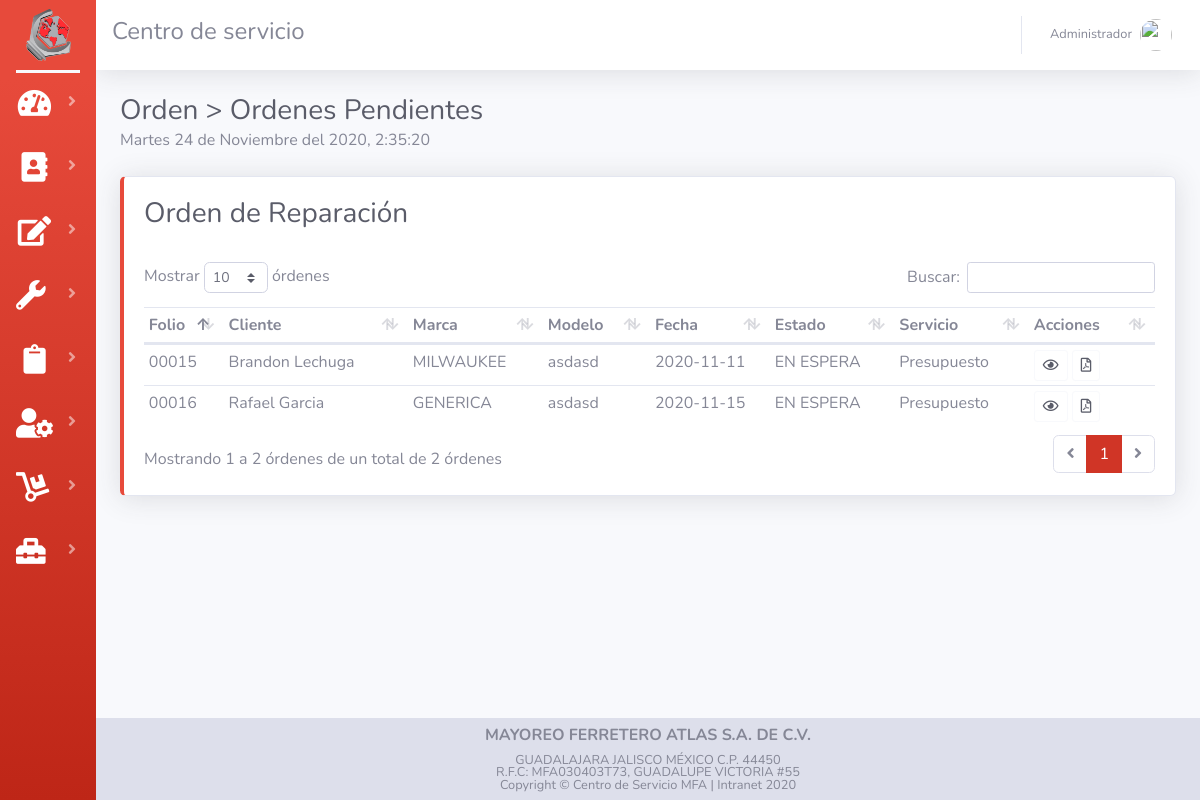
/listaOrden.php (signed in), run on the app's committed database.
### tables this page shows
CREATE TABLE `tab_cliente` (
  `id_cliente` int(11) NOT NULL AUTO_INCREMENT,
  `nom_cliente` varchar(50) NOT NULL,
  `dir_cliente` varchar(70) NOT NULL,
  `mun_cliente` varchar(25) NOT NULL,
  `cp_cliente` int(11) NOT NULL,
  `tel_cliente` varchar(20) NOT NULL,
  `rfc_cliente` varchar(15) NOT NULL,
  `mail_cliente` varchar(50) NOT NULL,
  PRIMARY KEY (`id_cliente`) USING BTREE
);

CREATE TABLE `tab_orden` (
  `id_orden` int(11) NOT NULL AUTO_INCREMENT,
  `id_cliente` int(11) NOT NULL,
  `code_user` int(11) NOT NULL,
  `fech_entrada` date NOT NULL,
  `fech_salida` date NOT NULL,
  `status_orden` varchar(30) NOT NULL,
  `img` varchar(30) NOT NULL DEFAULT 'CSA.webp',
  `desc_herramienta` varchar(50) NOT NULL,
  `marca_herramienta` varchar(50) NOT NULL,
  `mod_herramienta` varchar(20) NOT NULL,
  `tipo_herramienta` varchar(20) NOT NULL,
  `tipo_servicio` varchar(25) NOT NULL,
  `detalle_servicio` varchar(100) NOT NULL,
  `tec_taller` varchar(30) NOT NULL,
  `pago_orden` varchar(15) NOT NULL,
  `iva_orden` varchar(15) NOT NULL,
  PRIMARY KEY (`id_orden`) USING BTREE,
  KEY `code_user` (`code_user`) USING BTREE,
  KEY `id_cliente` (`id_cliente`) USING BTREE
);

### listaOrden.php (the view, shortened to what this page needs)
<?php session_start(); include("assets/controler/conexion.php");
?>
<!DOCTYPE html>
<html lang="en">
<head>
    <?php  include("assets/common/header.php");?>
</head>
<body id="page-top">
    <div id="wrapper">
        <?php  include("assets/common/sidebar.php");?>
        <div id="content-wrapper" class="d-flex flex-column">
            <div id="content">
                <?php  include("assets/common/topbar.php");?>
                <div class="container-fluid">
                    <div class="d-sm-flex align-items-center justify-content-between mb-4">
                        <div>
                            <h1 class='h3 mb-0 text-gray-800'>Orden > Ordenes Pendientes</h1>
                            <div id="reloj" style="text-align: left;">
                            </div>
                        </div>
                    </div>
                    <div class="row">
                        <div class="col">
                            <div class="card border-left-danger shadow ">
                                <div class="card-body">
                                    <h1 class='h3 text-gray-800'>Orden de Reparación</h1>
                                    <br>
                                    <div class="table-responsive">
                                        <table class="table table-hover table-sm" id="dataTableOrden" width="100%"
                                            cellspacing="0">
                                            <thead>
                                                <tr>
                                                    <th>Folio</th>
                                                    <th>Cliente</th>
                                                    <th>Marca</th>
                                                    <th>Modelo</th>
                                                    <th>Fecha</th>
                                                    <th>Estado </th>
                                                    <th>Servicio</th>
                                                    <th>Acciones</th>
                                                </tr>
                                            </thead>
                                            <tbody>
                                                <?php
                                        $queryOrden = "SELECT id_orden, id_cliente, marca_herramienta, mod_herramienta, fech_entrada, status_orden, tipo_servicio  FROM tab_orden WHERE status_orden = 'EN ESPERA'";
                                        $rsOrden = mysqli_query($con, $queryOrden) or die ("Error de consulta");
                                          while ($Orden = mysqli_fetch_array($rsOrden)) {
                                            $folio=$Orden['id_orden'];
                                            if(strlen($folio)==1){
                                                $folio="0000".$folio;
                                            }else if(strlen($folio)==2){
                                                $folio="000".$folio;
                                            }else if(strlen($folio)==3){
                                                $folio="00".$folio;
                                            }else if(strlen($folio)==4){
                                                $folio="0".$folio;
                                            }
                                            $queryCliente = "SELECT nom_cliente FROM tab_cliente WHERE id_cliente = $Orden[id_cliente]";
                                            $rsCliente = mysqli_query($con, $queryCliente) or die ("Error de consulta");
                                              while ($Cliente = mysqli_fetch_array($rsCliente)) {
                                            echo "
                                                <tr>
                                                    <td>".$folio."</td>
                                                    <td>".$Cliente['nom_cliente']."</td>
                                                    <td>".$Orden['marca_herramienta']."</td>
                                                    <td>".$Orden['mod_herramienta']."</td>
                                                    <td>".$Orden['fech_entrada']."</td>
                                                    <td>".$Orden['status_orden']."</td>
                                                    <td>".$Orden['tipo_servicio']."</td>";
                                                    if ($_SESSION['priv_user']==1) {
                                                        echo"
                                                        <td>
                                                            <button type='button' class='btn btn-outline-light text-dark btn-sm BtnOrden2' data-toggle='modal' data-target='#modalOrden'value=".$Orden['id_orden'].">
                                                            <i class='far fa-eye'></i></button>
                                                            <button type='button' class='btn btn-outline-light text-dark btn-sm BtnFolio' value=".$Orden['id_orden'].">
                                                            <i class='far fa-file-pdf'></i></button>
                                                        </td>";
                                                    }elseif ($_SESSION['priv_user']==3) {
                                                        echo"
                                                        <td>
                                                            <button type='button' class='btn btn-outline-light text-dark btn-sm BtnOrden2' data-toggle='modal' data-target='#modalOrden'value=".$Orden['id_orden'].">
                                                            <i class='far fa-eye'></i></button>
                                                        </td>";
                                                    }
                                            echo"
                                                </tr>
                                            ";
}
                                           }
                                             ?>
                                            </tbody>
                                        </table>
                                    </div>
                                </div>
                            </div>
                            <br>
                        </div>
                    </div>
                </div>
            </div>
            <?php  include_once("assets/common/foter.php");?>
        </div>
    </div>
</body>
</html>

### assets/css/code.css (style rules this page uses)
* { margin: 0; padding: 0; box-sizing: border-box; }

### data on the page
tab_orden: marca_herramienta "MILWAUKEE", mod_herramienta "asdasd", fech_entrada "2020-11-11", status_orden "EN ESPERA", tipo_servicio "Presupuesto"
tab_cliente: folio "00015", nom_cliente "Brandon Lechuga", $Orden['id_orden'] 15 (drawn)
tab_orden: marca_herramienta "GENERICA", mod_herramienta "asdasd", fech_entrada "2020-11-15", status_orden "EN ESPERA", tipo_servicio "Presupuesto"
tab_cliente: folio "00016", nom_cliente "Rafael Garcia", $Orden['id_orden'] 16 (drawn)

### other printed values
$_SESSION['name_user'] "Administrador"
